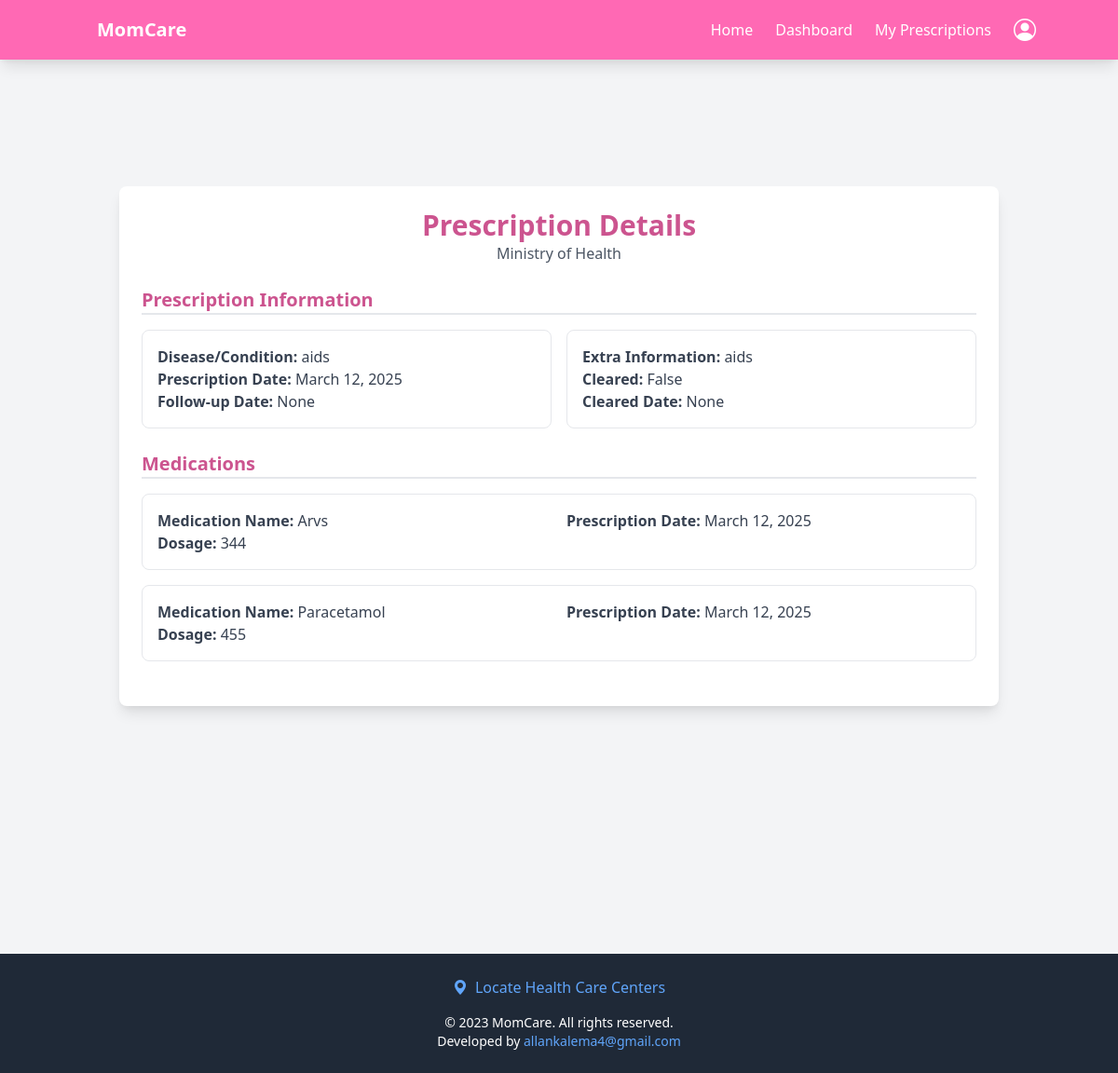
The page /antenental/prescription/5/ (signed in) on the database its author committed.
### antenental/models.py (models this page shows, shortened)
class Prescription(models.Model):
    patient = models.ForeignKey(User, related_name='prescriptions', on_delete=models.CASCADE)  # Links to the registered patient
    doctor = models.ForeignKey(User, related_name='prescribed_by', on_delete=models.CASCADE)  # Links to the doctor who prescribed
    disease_condition = models.CharField(max_length=255)  # Disease or condition the patient is being treated for
    prescription_date = models.DateField(default=now)  # Date the prescription was made
    follow_up_date = models.DateField(null=True, blank=True)  # Latest date when the patient should have this checked
    extra_information = models.TextField(null=True, blank=True)  # Any additional information about the prescription
    cleared = models.BooleanField(default=False)  # Whether the prescription has been cleared or not
    cleared_date = models.DateTimeField(null=True, blank=True)  # Date when the prescription was cleared
    created_at = models.DateTimeField(auto_now_add=True)
    updated_at = models.DateTimeField(auto_now=True)

class Medication(models.Model):
    prescription = models.ForeignKey(Prescription, related_name='medications', on_delete=models.CASCADE)
    medication_name = models.CharField(max_length=255)  # Medication prescribed
    dosage = models.TextField()  # Dosage instructions
    prescription_date = models.DateField(default=now)  # Date the medication was prescribed

### antenental/views.py (the view)
# urls.py: path('prescription/<int:prescription_id>/', views.prescription_details, name='prescription_details'),
@login_required
@patient
def prescription_details(request, prescription_id):
    prescription = get_object_or_404(Prescription, id=prescription_id, patient=request.user)
    return render(request, 'antenatal/prescription_details.html', {'prescription': prescription})

### templates/antenatal/prescription_details.html
{% extends 'base.html' %}
{% load static %}
{% block content %}
<main class="mt-16 sm:mt-20 min-h-screen p-4 sm:p-6 bg-gray-100">
    <div class="container mx-auto">
        <div class="bg-white p-6 rounded-lg shadow-lg mb-6">
            <div class="text-center mb-6">
                <h2 class="text-2xl sm:text-3xl font-bold text-hotpink-dark">Prescription Details</h2>
                <p class="text-gray-600">Ministry of Health</p>
            </div>
            <div class="mb-6">
                <h3 class="text-xl font-semibold text-hotpink-dark mb-4 border-b-2 border-hotpink-dark">Prescription Information</h3>
                <div class="grid grid-cols-1 sm:grid-cols-2 gap-4">
                    <div class="p-4 border border-gray-200 rounded-lg">
                        <p class="text-gray-700"><strong>Disease/Condition:</strong> {{ prescription.disease_condition }}</p>
                        <p class="text-gray-700"><strong>Prescription Date:</strong> {{ prescription.prescription_date }}</p>
                        <p class="text-gray-700"><strong>Follow-up Date:</strong> {{ prescription.follow_up_date }}</p>
                    </div>
                    <div class="p-4 border border-gray-200 rounded-lg">
                        <p class="text-gray-700"><strong>Extra Information:</strong> {{ prescription.extra_information }}</p>
                        <p class="text-gray-700"><strong>Cleared:</strong> {{ prescription.cleared }}</p>
                        <p class="text-gray-700"><strong>Cleared Date:</strong> {{ prescription.cleared_date }}</p>
                    </div>
                </div>
            </div>
            <div class="mb-6">
                <h3 class="text-xl font-semibold text-hotpink-dark mb-4 border-b-2 border-hotpink-dark">Medications</h3>
                {% for medication in prescription.medications.all %}
                    <div class="p-4 border border-gray-200 rounded-lg mb-4">
                        <div class="grid grid-cols-1 sm:grid-cols-2 gap-4">
                            <div>
                                <p class="text-gray-700"><strong>Medication Name:</strong> {{ medication.medication_name }}</p>
                                <p class="text-gray-700"><strong>Dosage:</strong> {{ medication.dosage }}</p>
                            </div>
                            <div>
                                <p class="text-gray-700"><strong>Prescription Date:</strong> {{ medication.prescription_date }}</p>
                            </div>
                        </div>
                    </div>
                {% endfor %}
            </div>
        </div>
    </div>
</main>
{% endblock %}

### templates/base.html (style rules this page uses)
.text-hotpink-dark { color: #cc548f; }

### rows shown on the page
Prescription: disease_condition "aids", prescription_date "March 12, 2025", follow_up_date "None", extra_information "aids", cleared "False", cleared_date "None"
Medication: medication_name "Arvs", dosage "344", prescription_date "March 12, 2025"
Medication: medication_name "Paracetamol", dosage "455", prescription_date "March 12, 2025"
